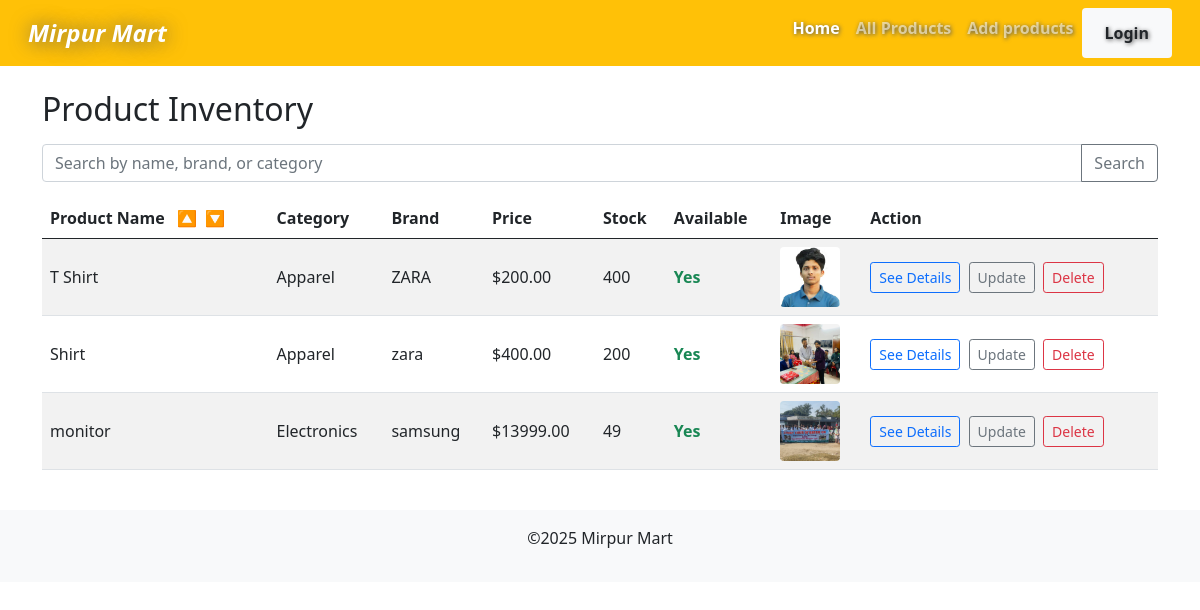
Before: /all_products/ with the older database file.
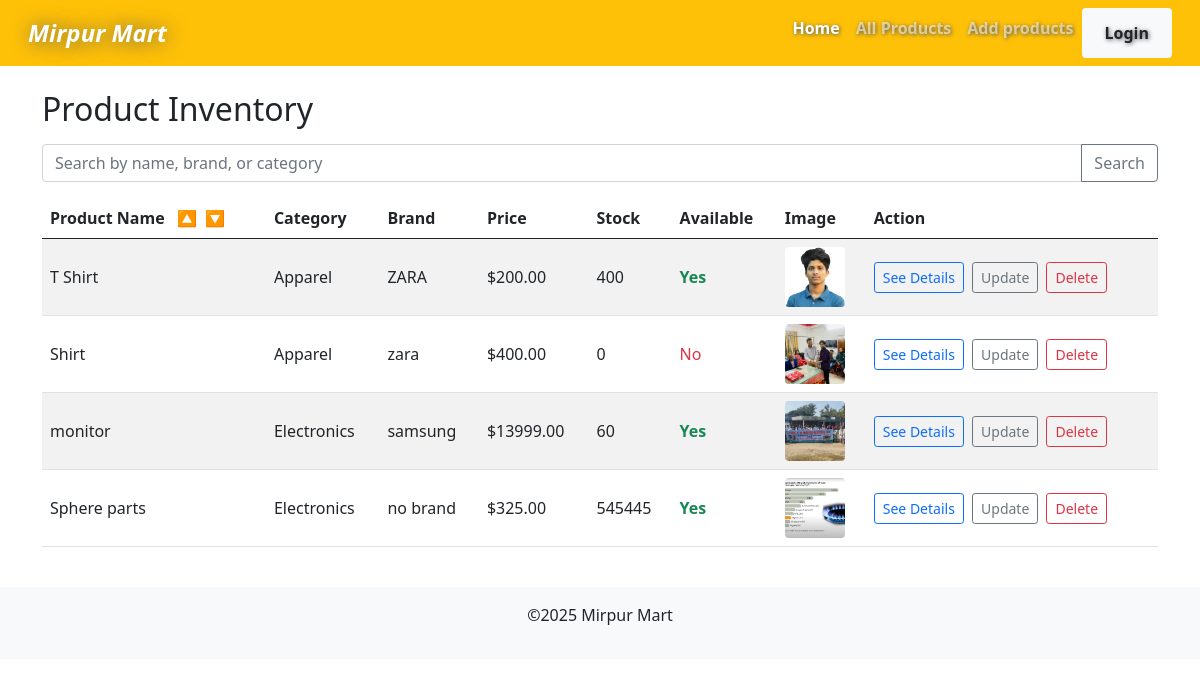
After: the same page with the newer database file.
### products/models.py (models this page shows)
class Product(models.Model):
    name = models.CharField(max_length=255)
    description = models.TextField(max_length=200)
    price = models.DecimalField(max_digits=10, decimal_places=2)
    category = models.CharField(max_length=100)
    brand = models.CharField(max_length=100)
    is_available = models.BooleanField(default=True)
    stock_quantity = models.IntegerField(default=0)
    image = models.ImageField(upload_to='product/images/', null=True, blank=True)
    is_deleted = models.BooleanField(default=False)
    created_at = models.DateTimeField(auto_now_add=True)
    updated_at = models.DateTimeField(auto_now=True)
    def __str__(self):
        return f'{self.name} - {self.price}'

### products/views.py (the view)
# urls.py: path('all_products/', views.all_products, name='all_products'),
def all_products(request):
    query = request.GET.get('query', '').strip()
    order = request.GET.get('order', '')
    products_qs = Product.objects.filter(is_deleted=False)
    print(products_qs)
    if query:
        products_qs = products_qs.filter(
            Q(name__icontains=query) | Q(brand__icontains=query) | Q(category__icontains=query)
        )
    if order == 'asc':
        products_qs = products_qs.order_by('name')
    elif order == 'desc':
        products_qs = products_qs.order_by('-name')
    context = {
        'products': products_qs,
    }
    return render(request, 'product_page/all_products.html', context)

### products/templates/product_page/all_products.html (shortened to what this page needs)
{% extends 'base.html' %}
{% block content %}
<div class="container my-4">
    <h2 class="mb-3">Product Inventory</h2>
    <form method="get" class="mb-3">
        <div class="input-group">
            <input type="text" name="query" value="{{ request.GET.query|default:'' }}" placeholder="Search by name, brand, or category" class="form-control">
            <button class="btn btn-outline-secondary" type="submit">Search</button>
        </div>
    </form>
    <div class="table-responsive">
        <table class="table table-striped table-hover align-middle">
            <thead>
                <tr>
                    <th>
                        Product Name
                        <a href="?query={{ request.GET.query|urlencode }}&order=asc" class="ms-2 text-decoration-none">🔼</a>
                        <a href="?query={{ request.GET.query|urlencode }}&order=desc" class="ms-1 text-decoration-none">🔽</a>
                    </th>
                    <th>Category</th>
                    <th>Brand</th>
                    <th>Price</th>
                    <th>Stock</th>
                    <th>Available</th>
                    <th>Image</th>
                    <th>Action</th>
                </tr>
            </thead>
            <tbody>
                {% for product in products %}
                    <tr>
                        <td>{{ product.name }}</td>
                        <td>{{ product.category|default:"N/A" }}</td>
                        <td>{{ product.brand|default:"N/A" }}</td>
                        <td>${{ product.price|floatformat:2 }}</td>
                        <td>{{ product.stock_quantity }}</td>
                        <td>
                            {% if product.is_available %}
                                <span class="text-success fw-bold">Yes</span>
                            {% else %}
                                <span class="text-danger">No</span>
                            {% endif %}
                        </td>
                        <td>
                            {% if product.image %}
                                <img src="{{ product.image.url }}" alt="{{ product.name }}" width="60" height="60" style="object-fit:cover;border-radius:4px;">
                            {% else %}
                                <span class="text-muted small">No image</span>
                            {% endif %}
                        </td>
                        <td>
                            <a href="{% url 'product_details' product.id %}" class="btn btn-sm btn-outline-primary me-1">See Details</a>
                            <a href="{% url 'update_product' product.id %}" class="btn btn-sm btn-outline-secondary me-1">Update</a>
                            <form method="post" action="{% url 'delete_product' product.id %}" style="display:inline">
                                <button type="submit" class="btn btn-sm btn-outline-danger" onclick="return confirm('Are you sure you want to delete this product?');">Delete</button>
                            </form>
                        </td>
                    </tr>
                {% empty %}
                <tr>
                    <td colspan="8" class="text-center py-4">No products found matching your criteria.</td>
                </tr>
                {% endfor %}
            </tbody>
        </table>
    </div>
</div>
{% endblock content %}

### products/templates/base.html (shortened to what this page needs)
<!DOCTYPE html>
{% load static %}
<html lang="en">
<head>
    <link rel="stylesheet" href="{% static 'products/css/style.css' %}">
    <link href="https://cdn.jsdelivr.net/npm/bootstrap@5.0.2/dist/css/bootstrap.min.css" rel="stylesheet">
</head>
<body>
    {% include 'includes/header.html' %}
    {% block content %}
    {% endblock content %}
    {% include 'includes/footer.html' %}
</body>
</html>

### products/templates/includes/header.html (shortened to what this page needs)
<nav class="navbar navbar-expand-lg navbar-dark bg-warning px-3">
  <div class="container-fluid">
    <a class="navbar-brand text-white fw-bolder fst-italic fs-4 focus" style="text-shadow: 1px 1px 20px #585858;" href="/">Mirpur Mart</a>
    <div class="collapse navbar-collapse justify-content-end" id="navbarNav">
      <ul class="navbar-nav">
        <li class="nav-item">
          <a class="nav-link active" aria-current="page" href="/">Home</a>
        </li>
        <li class="nav-item">
          <a class="nav-link" href="{% url 'all_products' %}">All Products</a>
        </li>
        <li class="nav-item">
          <a class="nav-link" href="{% url 'add_product' %}">Add products</a>
        </li>
        <li class="nav-item login-btn bg-light rounded">
          <a class="nav-link text-dark" href="">Login</a>
        </li>
      </ul>
    </div>
  </div>
</nav>

### products/templates/includes/footer.html
<footer class="py-3 sticky-bottom bg-light mt-4">
    <p class="text-center">&copy;2025 Mirpur Mart</p>
</footer>

### static/products/css/style.css (style rules this page uses)
.nav-link { text-shadow: 1px 1px 4px #585858; font-weight: 600; }
.login-btn { background-color: #ff5722; color: white !important; border-radius: 20px; padding: 5px 15px; font-weight: 600; }

Changed rows visible on the page:
changed Product "Shirt": stock_quantity "200" → "0"; is_available "Yes" → "No"
changed Product "monitor": stock_quantity "49" → "60"
added Product: name "Sphere parts", category "Electronics", brand "no brand", price "325.00", stock_quantity "545445", is_available "Yes", image (picture)
